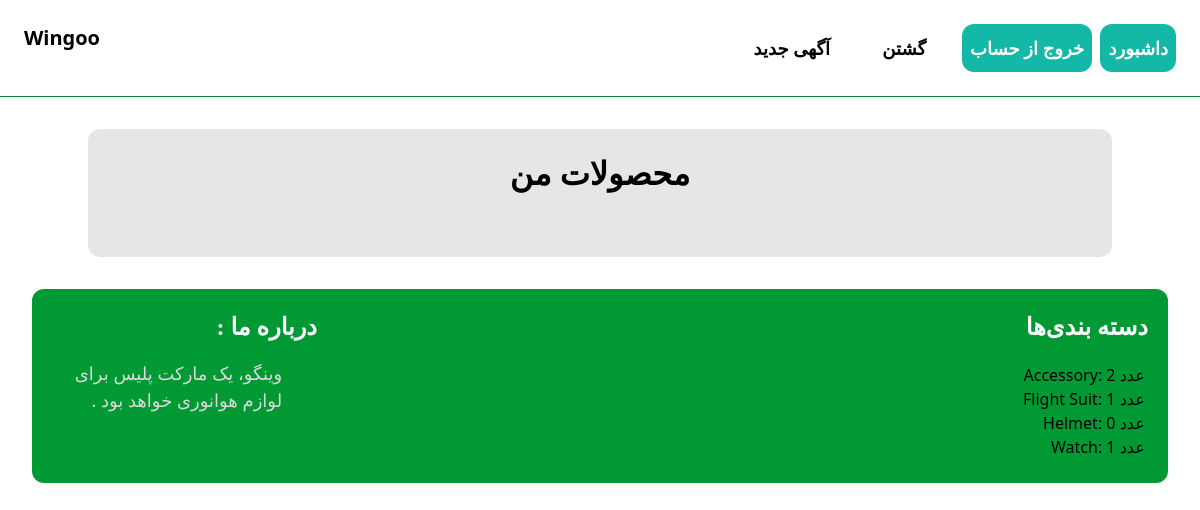
Before: /dashbord (signed in) with the older database file.
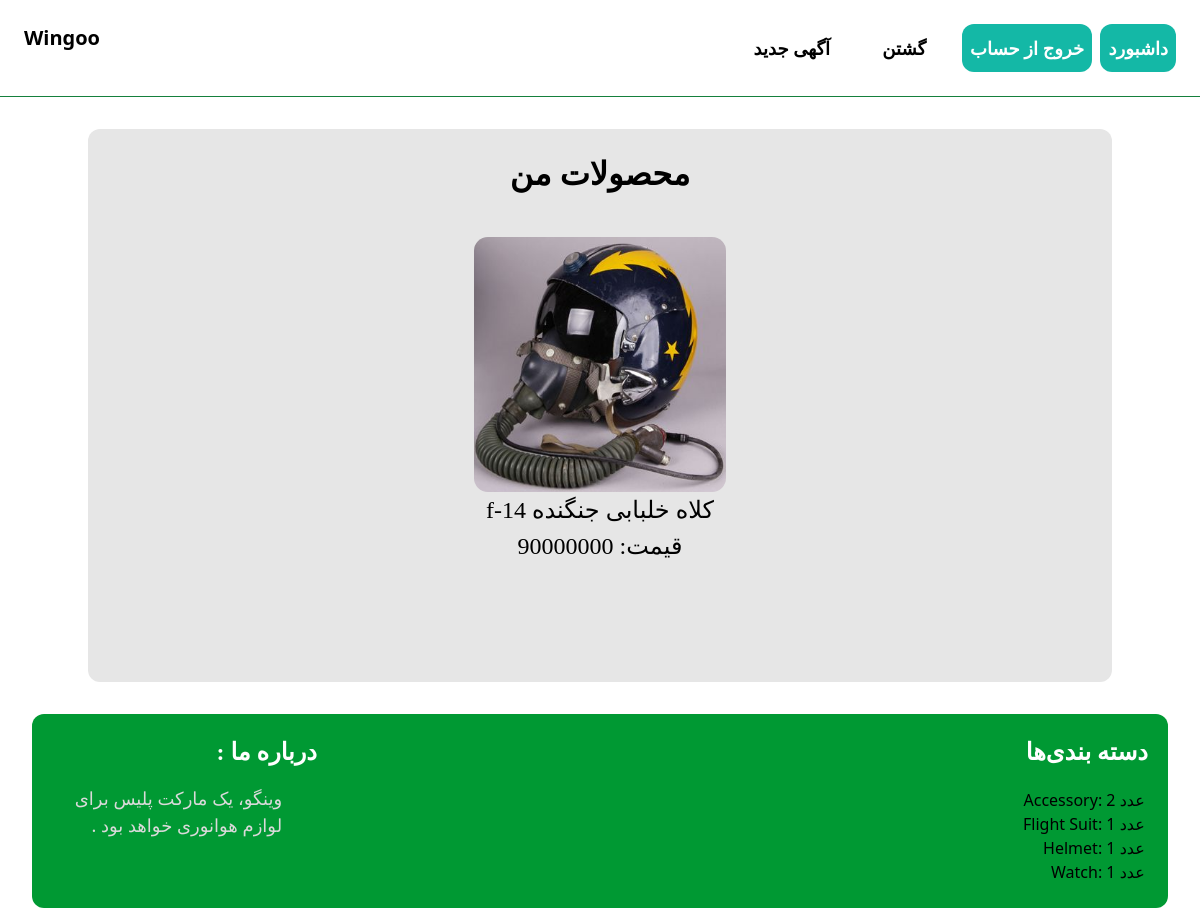
After: the same page with the newer database file.
### item/models.py (models this page shows, shortened)
class Category(models.Model):
    name = models.CharField(max_length=30)
    class Meta:
        ordering = ('name', )
        verbose_name_plural = 'categories'

class Item(models.Model):
    category = models.ForeignKey(Category, related_name='items', on_delete=models.CASCADE)
    name = models.CharField(max_length=255)
    description = models.TextField(blank=True, null=True)
    price = models.IntegerField(blank=False)
    item_profile = models.ImageField(upload_to='item_images', blank=False, null=False)
    is_sold = models.BooleanField(default=False)
    created_by = models.ForeignKey(User, related_name='items', on_delete=models.CASCADE)
    created_at = models.DateTimeField(auto_now_add=True)

### dashbord/views.py (the view)
# urls.py: path('', views.index, name='index'),
@login_required
def index(request):
    items = Item.objects.filter(created_by= request.user)
    return render(request, 'dashbord/index.html',{
        'items': items
    })

### Wingoo/context_processors.py (called while the page is built)
def categories_processor(request):
    categories = Category.objects.all()  # Fetch all categories
    return {'categories': categories}

### dashbord/templates/dashbord/index.html (shortened to what this page needs)
{% extends 'core/base.html' %}
{% block content %}
    <div class="container">
        <h2 class="title">محصولات من</h2>
        <div class="grid grid-cols-{{ items.count }} gap-{{ items.count }}">
            {% for item in items %}
                <div class="item">
                    <a href="{% url 'item:detail' item.id %}">
                        <img src="{{ item.item_profile.url }}" alt="{{ item.name }}">
                        <div class="item-details">
                            <h2>{{ item.name }}</h2>
                            <p>قیمت: {{ item.price }}</p>
                        </div>
                    </a>
                </div>
            {% endfor %}
        </div>
    </div>
{% endblock %}

### core/templates/core/base.html (shortened to what this page needs)
<!DOCTYPE html>
<html lang="en">
<head>
    <script src="https://cdn.tailwindcss.com"></script>
</head>
<body>
    <nav class="py-6 px-6 flex justify-between item-center border-b border-green-700">
        <a href="/" class="text-xl font-bold">Wingoo</a>
        <div class="space-x-6">
            {% if request.user.is_authenticated %}
            <a href="{% url 'dashbord:index' %}" class="px-2 p-3 text-lg font-bold bg-teal-500 text-white rounded-xl hover:bg-teal-700">داشبورد</a>
            <form action="{% url 'core:logout' %}" method="post" class="inline">
                <button type="submit" class="px-2 p-2.5 text-lg font-bold bg-teal-500 text-white rounded-xl hover:bg-teal-700">خروج‌ از‌ حساب</button>
            </form>
            {% endif %}
            <a href="{% url 'item:search' %}" class="text-lg font-bold p-3">گشتن</a>
            <a href="{% url 'item:new' %}" class="text-lg font-bold p-3 hover:text-green-500 ">آگهی جدید</a>
        </div>
    </nav>
    <div class="px-6 py-6">
        {% block content %}
        {% endblock %}
    </div>
    <footer class="footer">
        <section class="about-us">
            <h3 style="text-align: left; padding-left: 50%;" dir="rtl">درباره ما :</h3>
            <p  dir='rtl'>وینگو، یک مارکت‌ پلیس  برای لوازم هوانوری خواهد بود .</p>
        </section>
        <section class="categories">
            <h3>دسته بندی‌ها</h3>
            <ul>
                {% for category in categories %}
                    <li>{{ category.name }}: {{ category.items.count }} عدد</li>
                {% endfor %}
            </ul>
        </section>
    </footer>
</body>
</html>

Changed rows visible on the page:
added Item: item_profile (picture), name "f-14 کلاه خلبابی جنگنده", price "90000000"
computed for Category "Helmet": items.count "0" → "1"
